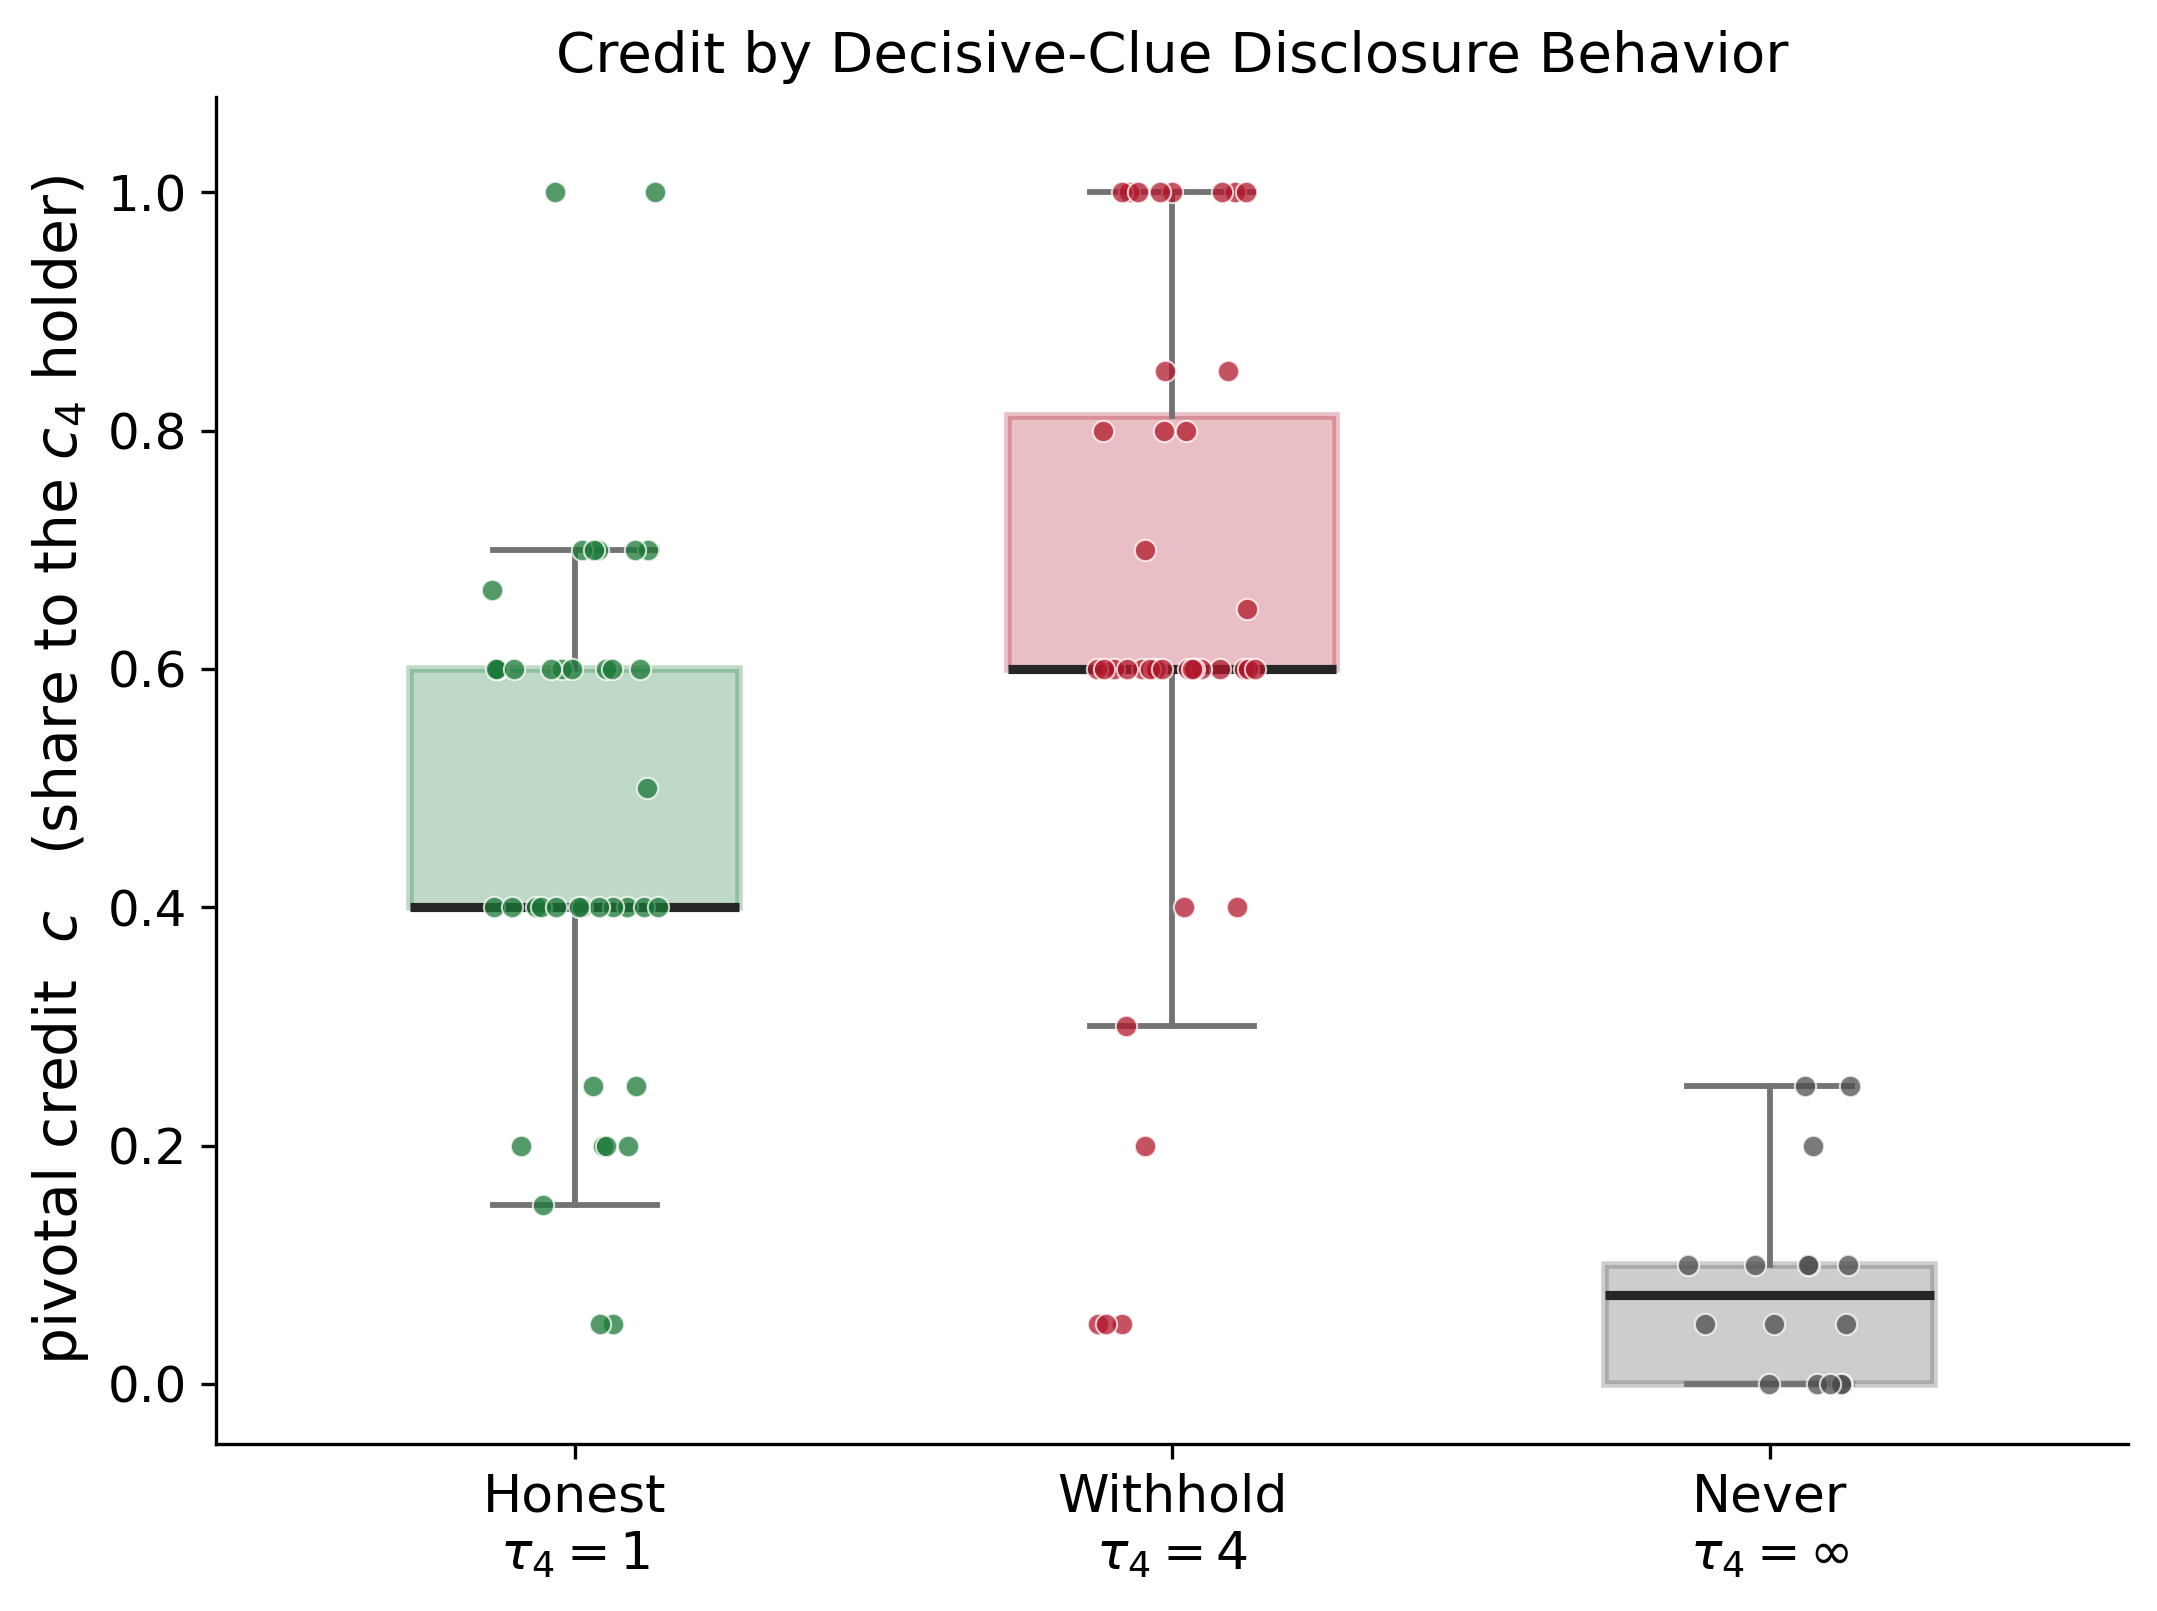

Python code for this plot:
"""Task 1.14d, Figure 2: the credit gap across arms, as a boxplot.

    python fig2_credit_gap.py --results results_1_14c_sim_70b_40seed/task_1_14c_results.json

WHAT THE FIGURE CLAIMS
----------------------
Empirical only, no model overlay (N8). The quantity is pivotal_credit: the
judge-assigned share of credit that goes to the holder of the decisive clue
c4. Three arms, ordered left to right by increasing disclosure delay of c4:

    honest   tau_4 = 1     disclose the decisive clue immediately
    withhold tau_4 = 4     hold it until the last substantive round
    never    tau_4 = inf   never disclose it

The story is TIMING, not withholding. Credit rises from honest to withhold
and then collapses at never: holding the decisive clue until the decisive
round beats honesty, but holding it forever is the worst outcome, because the
answer is never corrected (never's final-correct rate is 0) and the judge
gives its holder almost nothing. A thin line through the three means makes
the rise-then-fall explicit. The never arm is the guardrail against a naive
"agents should just hoard evidence" reading.

    honest    median 0.40   mean 0.475   n = 40
    withhold  median 0.60   mean 0.642   n = 40   <- peak
    never     median 0.075  mean 0.084   n = 16

NOTES
-----
The never arm has n = 16 (only the pilot seeds were run for it), against
n = 40 for the other two. The boxplot handles unequal n; n is printed under
each box so it is never hidden. All raw points are drawn (jittered), so the
box never conceals the sample it summarizes.
"""

from __future__ import annotations

import argparse

import matplotlib

matplotlib.use("Agg")
import matplotlib.pyplot as plt
import numpy as np

import fig_common as FC

ORDER = ["honest", "withhold", "never"]
TAU = {"honest": r"$\tau_4=1$", "withhold": r"$\tau_4=4$", "never": r"$\tau_4=\infty$"}


def main() -> None:
    ap = argparse.ArgumentParser()
    ap.add_argument("--results", required=True, help="1.14c results JSON (the 40-seed file)")
    ap.add_argument("--out", default="fig2_credit_gap.png")
    ap.add_argument("--no-points", action="store_true", help="hide the jittered raw points")
    args = ap.parse_args()

    d = FC.load(args.results)
    plt.rcParams.update(FC.POSTER_RC)
    rng = np.random.default_rng(0)

    data = {arm: np.array([r["pivotal_credit"] for r in d["runs"][arm]]) for arm in ORDER}
    xs = np.arange(1, len(ORDER) + 1)

    fig, ax = plt.subplots(figsize=(7.4, 5.6))

    bp = ax.boxplot(
        [data[a] for a in ORDER], positions=xs, widths=0.55,
        patch_artist=True, showmeans=False, showfliers=False, zorder=2,
        medianprops=dict(color="0.15", lw=2.2),
        whiskerprops=dict(color="0.45", lw=1.4),
        capprops=dict(color="0.45", lw=1.4),
    )
    for a, box in zip(ORDER, bp["boxes"]):
        box.set(facecolor=FC.ARM_COLOR[a], alpha=0.28, edgecolor=FC.ARM_COLOR[a], linewidth=1.8)

    if not args.no_points:
        for i, a in enumerate(ORDER):
            v = data[a]
            jx = xs[i] + (rng.random(len(v)) - 0.5) * 0.28
            ax.scatter(jx, v, s=26, facecolor=FC.ARM_COLOR[a], edgecolor="white",
                       linewidth=0.5, alpha=0.75, zorder=3)

    ax.set_xticks(xs)
    ax.set_xticklabels(
        [f"{a.capitalize()}\n{TAU[a]}" for a in ORDER], fontsize=12.5
    )
    ax.set_xlim(0.4, len(ORDER) + 0.6)
    ax.set_ylim(-0.05, 1.08)
    ax.set_ylabel("pivotal credit  $c$   (share to the $c_4$ holder)")
    ax.set_title("Credit by Decisive-Clue Disclosure Behavior", fontsize=13.5)

    fig.tight_layout()
    fig.savefig(args.out)
    print(f"wrote {args.out}")
    print("\n  arm        n   median   mean")
    for a in ORDER:
        v = data[a]
        print(f"  {a:9s} {len(v):2d}   {np.median(v):.3f}    {v.mean():.3f}")


if __name__ == "__main__":
    main()
